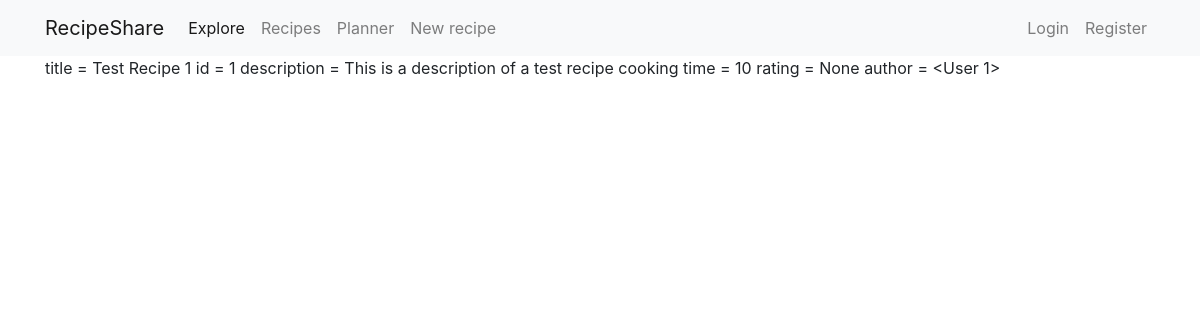
/recipe/1, run on the app's committed database.
### application/models.py (models this page shows)
class Recipe(db.Model):
    id = db.Column(db.Integer, primary_key=True)
    title = db.Column(db.String(16))
    description = db.Column(db.String(64))
    cooking_time = db.Column(db.Integer)
    rating = db.Column(db.Integer)
    img_path = db.Column(db.String(64))
    category = db.Column(db.String(64)) # update to db object later
    user_id = db.Column(db.Integer, db.ForeignKey('user.id'))
    author = db.relationship('User', back_populates='uploaded_recipes')
    ingredients_used = db.relationship('RecipeIngredient', back_populates='recipe', lazy='dynamic')

### application/routes.py (the view)
@app.route('/recipe/<id>')
def recipe(id):
    recipe = Recipe.query.filter_by(id=id).first_or_404()
    return render_template('recipe.html', recipe=recipe)

### application/templates/recipe.html
{% extends "base.html" %}
{% block app_content %}
title = {{ recipe.title }}
id = {{ recipe.id }}
description = {{ recipe.description }}
cooking time = {{ recipe.cooking_time }}
rating = {{ recipe.rating }}
author = {{ recipe.author }}
{% endblock %}

### data on the page
Recipe: title "Test Recipe 1", id "1", description "This is a description of a test recipe", cooking_time "10", rating "None"

### other printed values
{{ render_nav_item('explore', 'Explore') }} "Explore"
{{ render_nav_item('home', 'Recipes') }} "Recipes"
{{ render_nav_item('home', 'Planner') }} "Planner"
{{ render_nav_item('add_recipe', 'New recipe') }} "New recipe"
{{ render_nav_item('login', 'Login') }} "Login"
{{ render_nav_item('register', 'Register') }} "Register"
{{ recipe.author }} "<User 1>"
